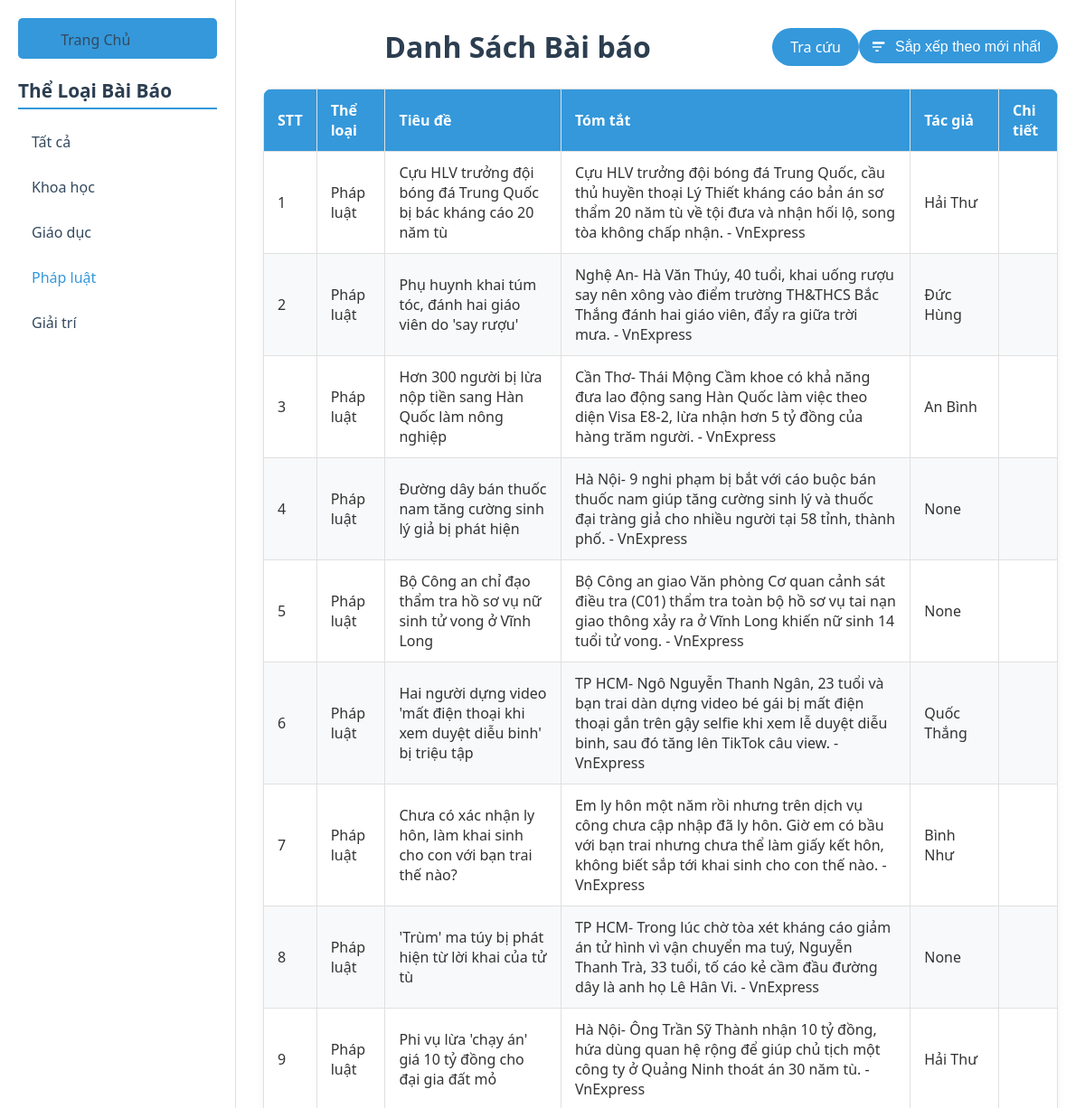
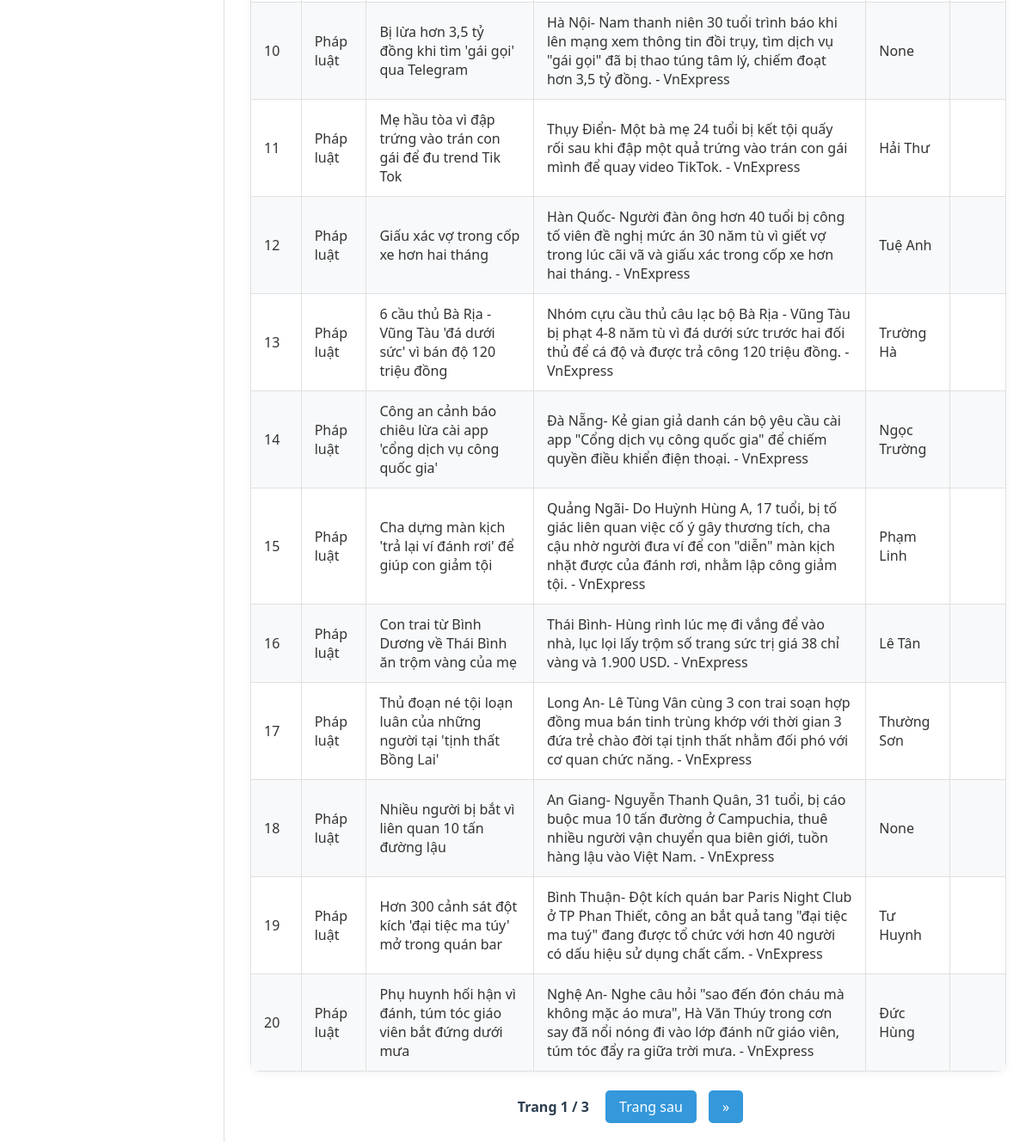
The page /articles?category=Pháp+luật&sort_by=newest on the database its author committed (2 pictures, top to bottom).
### app.py (models this page shows)
class ArticleModel(db.Model):
    __tablename__ = 'articles'
    id = db.Column(db.Integer, primary_key=True)
    url = db.Column(db.String)
    title = db.Column(db.String)
    description = db.Column(db.String)
    page_contents = db.Column(db.Text)
    category = db.Column(db.String)
    publish_date = db.Column(db.String)
    author = db.Column(db.String)

### app.py (the view)
@app.route('/articles')
def articles():
    category = request.args.get('category')  # Lấy danh mục từ query string
    page = request.args.get('page', 1, type=int)
    per_page = 20
    sort_by = request.args.get('sort_by', 'newest')  # Mặc định sắp xếp theo mới nhất
    categories = db.session.query(ArticleModel.category).distinct().all()
    query = ArticleModel.query
    if category:
        query = query.filter_by(category=category)
    if sort_by == 'oldest':  # Sắp xếp theo cũ nhất
        query = query.order_by(ArticleModel.publish_date.asc())  # Sắp xếp theo ngày tăng dần (cũ nhất)
    else:  # Mặc định sắp xếp theo mới nhất
        query = query.order_by(ArticleModel.publish_date.desc())  # Sắp xếp theo ngày giảm dần (mới nhất)
    pagination = query.paginate(page=page, per_page=per_page)
    start_index = (pagination.page - 1) * pagination.per_page
    return render_template('articles.html', articles=pagination.items, pagination=pagination, start_index=start_index, sort_by=sort_by, category=category, categories=categories)

### templates/articles.html (shortened to what this page needs)
<!DOCTYPE html>
<html>
<head>
</head>
<body>
    <div class="sidebar">
        <a href="/" class="home-button">
            <box-icon name='home'></box-icon> Trang Chủ
        </a>
        <h3>Thể Loại Bài Báo</h3>
        <a href="{{ url_for ('articles') }}">Tất cả</a>
        {% for cat in categories %}
            <a href="{{ url_for('articles', category=cat[0], sort_by=sort_by) }}" {% if category == cat[0] %}style="color: #3498db;"{% endif %}>
                {{ cat[0] }}
            </a>
        {% endfor %}
    </div>
    <div class="main">
        <div class="topbar">
            <h1>Danh Sách Bài báo</h1>
            <a href="/search" class="button big">Tra cứu</a>
            <div class="sort-dropdown">
                <form method="get" action="/articles">
                    <select name="sort_by" onchange="this.form.submit()">
                        <option value="newest" {% if sort_by == 'newest' %}selected{% endif %}>Sắp xếp theo mới nhất</option>
                    </select>
                </form>
            </div>
        </div>
        <table>
            <thead>
                <tr>
                    <th>STT</th>
                    <th>Thể loại</th>
                    <th>Tiêu đề</th>
                    <th>Tóm tắt</th>
                    <th>Tác giả</th>
                    <th>Chi tiết</th>
                </tr>
            </thead>
            <tbody>
                {% for article in articles %}
                <tr>
                    <td>{{ start_index + loop.index }}</td>
                    <td>{{ article.category }}</td>
                    <td>{{ article.title }}</td>
                    <td>{{ article.description }}</td>
                    <td>{{ article.author }}</td>
                    <td>
                        <a href="/article/{{ article.id }}" class="detail-icon">
                            <box-icon type='solid' name='comment-detail'></box-icon>
                        </a>
                    </td>
                </tr>
                {% endfor %}
            </tbody>
        </table>
        <div class="pagination">
            <span class="current-page">Trang {{ pagination.page }} / {{ pagination.pages }}</span>
            {% if pagination.has_next %}
                <a href="{{ url_for('articles', page=pagination.next_num, category=category, sort_by=sort_by) }}">Trang sau</a>
                <a href="{{ url_for('articles', page=pagination.pages, category=category, sort_by=sort_by) }}">»</a>
            {% endif %}
        </div>
    </div>
</body>
</html>

### templates/articles.html (style rules this page uses)
body { display: flex; font-family: 'Segoe UI', Arial, sans-serif; margin: 0; background-color: #f4f7fa; color: #333; min-height: 100vh; }
.sidebar { width: 220px; padding: 20px; background-color: #ffffff; border-right: 1px solid #e0e0e0; box-shadow: 2px 0 10px rgba(0, 0, 0, 0.05); }
.sidebar h3 { font-size: 1.3em; color: #2c3e50; margin-bottom: 15px; border-bottom: 2px solid #3498db; padding-bottom: 5px; }
.sidebar a { display: block; padding: 10px 15px; text-decoration: none; color: #34495e; margin-bottom: 8px; border-radius: 5px; transition: background-color 0.3s, color 0.3s; }
.home-button { display: flex; align-items: center; padding: 10px 15px; background-color: #3498db; color: white; text-decoration: none; border-radius: 5px; font-size: 1em; margin-bottom: 20px; transition: background-color 0.3s, color 0.3s; }
.home-button box-icon { width: 20px; height: 20px; margin-right: 8px; }
.main { flex: 1; padding: 30px; background-color: #ffffff; }
.topbar { display: flex; justify-content: space-between; align-items: center; margin-bottom: 25px; }
.topbar h1 { flex: 1; text-align: center; font-size: 2em; color: #2c3e50; margin: 0; }
.button.big { font-size: 1em; padding: 10px 20px; background-color: #3498db; color: white; text-decoration: none; border-radius: 25px; transition: background-color 0.3s, transform 0.2s; }
.sort-dropdown { display: inline-block; position: relative; }
.sort-dropdown select { padding: 10px 20px 10px 40px; font-size: 1em; background-color: #3498db; color: white; border: none; border-radius: 25px; appearance: none; cursor: pointer; transition: background-color 0.3s, transform 0.2s; outline: none; width: 220px; position: relative; }
.sort-dropdown::after { position: absolute; top: 50%; right: 15px; transform: translateY(-50%); color: white; pointer-events: none; }
.sort-dropdown select { background-size: 20px 20px; }
table { border-collapse: collapse; width: 100%; background-color: #fff; border-radius: 10px; overflow: hidden; box-shadow: 0 2px 10px rgba(0, 0, 0, 0.05); }
th, td { border: 1px solid #e0e0e0; padding: 12px 15px; text-align: left; }
th { background-color: #3498db; color: white; font-weight: 600; }
tr:nth-child(even) { background-color: #f8f9fa; }
td a.detail-icon { display: inline-flex; align-items: center; justify-content: center; text-decoration: none; color: #3498db; transition: color 0.3s; }
td a.detail-icon box-icon { width: 24px; height: 24px; }
.pagination { text-align: center; margin-top: 30px; }
.pagination a { margin: 0 5px; padding: 8px 16px; background-color: #3498db; color: white; text-decoration: none; border-radius: 5px; transition: background-color 0.3s, transform 0.2s; }
.pagination .current-page { margin: 0 10px; font-weight: bold; color: #2c3e50; }

### rows shown on the page
ArticleModel: index "1", category "Pháp luật", title "Cựu HLV trưởng đội bóng đá Trung Quốc bị bác kháng cáo 20 năm tù", description "Cựu HLV trưởng đội bóng đá Trung Quốc, cầu thủ huyền thoại Lý Thiết kháng cáo bản án sơ thẩm 20 năm tù về tội đưa và nhận hối lộ, song tòa không chấp nhận. - VnExpress", author "Hải Thư"
ArticleModel: index "2", category "Pháp luật", title "Phụ huynh khai túm tóc, đánh hai giáo viên do 'say rượu'", description "Nghệ An- Hà Văn Thúy, 40 tuổi, khai uống rượu say nên xông vào điểm trường TH&THCS Bắc Thắng đánh hai giáo viên, đẩy ra giữa trời mưa. - VnExpress", author "Đức Hùng"
ArticleModel: index "3", category "Pháp luật", title "Hơn 300 người bị lừa nộp tiền sang Hàn Quốc làm nông nghiệp", description "Cần Thơ- Thái Mộng Cầm khoe có khả năng đưa lao động sang Hàn Quốc làm việc theo diện Visa E8-2, lừa nhận hơn 5 tỷ đồng của hàng trăm người. - VnExpress", author "An Bình"
ArticleModel: index "4", category "Pháp luật", title "Đường dây bán thuốc nam tăng cường sinh lý giả bị phát hiện", description "Hà Nội- 9 nghi phạm bị bắt với cáo buộc bán thuốc nam giúp tăng cường sinh lý và thuốc đại tràng giả cho nhiều người tại 58 tỉnh, thành phố. - VnExpress", author "None"
ArticleModel: index "5", category "Pháp luật", title "Bộ Công an chỉ đạo thẩm tra hồ sơ vụ nữ sinh tử vong ở Vĩnh Long", description "Bộ Công an giao Văn phòng Cơ quan cảnh sát điều tra (C01) thẩm tra toàn bộ hồ sơ vụ tai nạn giao thông xảy ra ở Vĩnh Long khiến nữ sinh 14 tuổi tử vong. - VnExpress", author "None"
ArticleModel: index "6", category "Pháp luật", title "Hai người dựng video 'mất điện thoại khi xem duyệt diễu binh' bị triệu tập", description "TP HCM- Ngô Nguyễn Thanh Ngân, 23 tuổi và bạn trai dàn dựng video bé gái bị mất điện thoại gắn trên gậy selfie khi xem lễ duyệt diễu binh, sau đó tăng lên TikTok câu view. - VnExpress", author "Quốc Thắng"
ArticleModel: index "7", category "Pháp luật", title "Chưa có xác nhận ly hôn, làm khai sinh cho con với bạn trai thế nào?", description "Em ly hôn một năm rồi nhưng trên dịch vụ công chưa cập nhập đã ly hôn. Giờ em có bầu với bạn trai nhưng chưa thể làm giấy kết hôn, không biết sắp tới khai sinh cho con thế nào. - VnExpress", author "Bình Như"
ArticleModel: index "8", category "Pháp luật", title "'Trùm' ma túy bị phát hiện từ lời khai của tử tù", description "TP HCM- Trong lúc chờ tòa xét kháng cáo giảm án tử hình vì vận chuyển ma tuý, Nguyễn Thanh Trà, 33 tuổi, tố cáo kẻ cầm đầu đường dây là anh họ Lê Hân Vi. - VnExpress", author "None"
ArticleModel: index "9", category "Pháp luật", title "Phi vụ lừa 'chạy án' giá 10 tỷ đồng cho đại gia đất mỏ", description "Hà Nội- Ông Trần Sỹ Thành nhận 10 tỷ đồng, hứa dùng quan hệ rộng để giúp chủ tịch một công ty ở Quảng Ninh thoát án 30 năm tù. - VnExpress", author "Hải Thư"
ArticleModel: index "10", category "Pháp luật", title "Bị lừa hơn 3,5 tỷ đồng khi tìm 'gái gọi' qua Telegram", description "Hà Nội- Nam thanh niên 30 tuổi trình báo khi lên mạng xem thông tin đồi trụy, tìm dịch vụ \"gái gọi\" đã bị thao túng tâm lý, chiếm đoạt hơn 3,5 tỷ đồng. - VnExpress", author "None"
ArticleModel: index "11", category "Pháp luật", title "Mẹ hầu tòa vì đập trứng vào trán con gái để đu trend Tik Tok", description "Thụy Điển- Một bà mẹ 24 tuổi bị kết tội quấy rối sau khi đập một quả trứng vào trán con gái mình để quay video TikTok. - VnExpress", author "Hải Thư"
ArticleModel: index "12", category "Pháp luật", title "Giấu xác vợ trong cốp xe hơn hai tháng", description "Hàn Quốc- Người đàn ông hơn 40 tuổi bị công tố viên đề nghị mức án 30 năm tù vì giết vợ trong lúc cãi vã và giấu xác trong cốp xe hơn hai tháng. - VnExpress", author "Tuệ Anh"
ArticleModel: index "13", category "Pháp luật", title "6 cầu thủ Bà Rịa - Vũng Tàu 'đá dưới sức' vì bán độ 120 triệu đồng", description "Nhóm cựu cầu thủ câu lạc bộ Bà Rịa - Vũng Tàu bị phạt 4-8 năm tù vì đá dưới sức trước hai đối thủ để cá độ và được trả công 120 triệu đồng. - VnExpress", author "Trường Hà"
ArticleModel: index "14", category "Pháp luật", title "Công an cảnh báo chiêu lừa cài app 'cổng dịch vụ công quốc gia'", description "Đà Nẵng- Kẻ gian giả danh cán bộ yêu cầu cài app \"Cổng dịch vụ công quốc gia\" để chiếm quyền điều khiển điện thoại. - VnExpress", author "Ngọc Trường"
ArticleModel: index "15", category "Pháp luật", title "Cha dựng màn kịch 'trả lại ví đánh rơi' để giúp con giảm tội", description "Quảng Ngãi- Do Huỳnh Hùng A, 17 tuổi, bị tố giác liên quan việc cố ý gây thương tích, cha cậu nhờ người đưa ví để con \"diễn\" màn kịch nhặt được của đánh rơi, nhằm lập công giảm tội. - VnExpress", author "Phạm Linh"
ArticleModel: index "16", category "Pháp luật", title "Con trai từ Bình Dương về Thái Bình ăn trộm vàng của mẹ", description "Thái Bình- Hùng rình lúc mẹ đi vắng để vào nhà, lục lọi lấy trộm số trang sức trị giá 38 chỉ vàng và 1.900 USD. - VnExpress", author "Lê Tân"
ArticleModel: index "17", category "Pháp luật", title "Thủ đoạn né tội loạn luân của những người tại 'tịnh thất Bồng Lai'", description "Long An- Lê Tùng Vân cùng 3 con trai soạn hợp đồng mua bán tinh trùng khớp với thời gian 3 đứa trẻ chào đời tại tịnh thất nhằm đối phó với cơ quan chức năng. - VnExpress", author "Thường Sơn"
ArticleModel: index "18", category "Pháp luật", title "Nhiều người bị bắt vì liên quan 10 tấn đường lậu", description "An Giang- Nguyễn Thanh Quân, 31 tuổi, bị cáo buộc mua 10 tấn đường ở Campuchia, thuê nhiều người vận chuyển qua biên giới, tuồn hàng lậu vào Việt Nam. - VnExpress", author "None"
ArticleModel: index "19", category "Pháp luật", title "Hơn 300 cảnh sát đột kích 'đại tiệc ma túy' mở trong quán bar", description "Bình Thuận- Đột kích quán bar Paris Night Club ở TP Phan Thiết, công an bắt quả tang \"đại tiệc ma tuý\" đang được tổ chức với hơn 40 người có dấu hiệu sử dụng chất cấm. - VnExpress", author "Tư Huynh"
ArticleModel: index "20", category "Pháp luật", title "Phụ huynh hối hận vì đánh, túm tóc giáo viên bắt đứng dưới mưa", description "Nghệ An- Nghe câu hỏi \"sao đến đón cháu mà không mặc áo mưa\", Hà Văn Thúy trong cơn say đã nổi nóng đi vào lớp đánh nữ giáo viên, túm tóc đẩy ra giữa trời mưa. - VnExpress", author "Đức Hùng"

### other values the page prints
{{ cat[0] }} "Khoa học" "Giáo dục" "Pháp luật" "Giải trí"
{{ pagination.page }} "1"
{{ pagination.pages }} "3"
